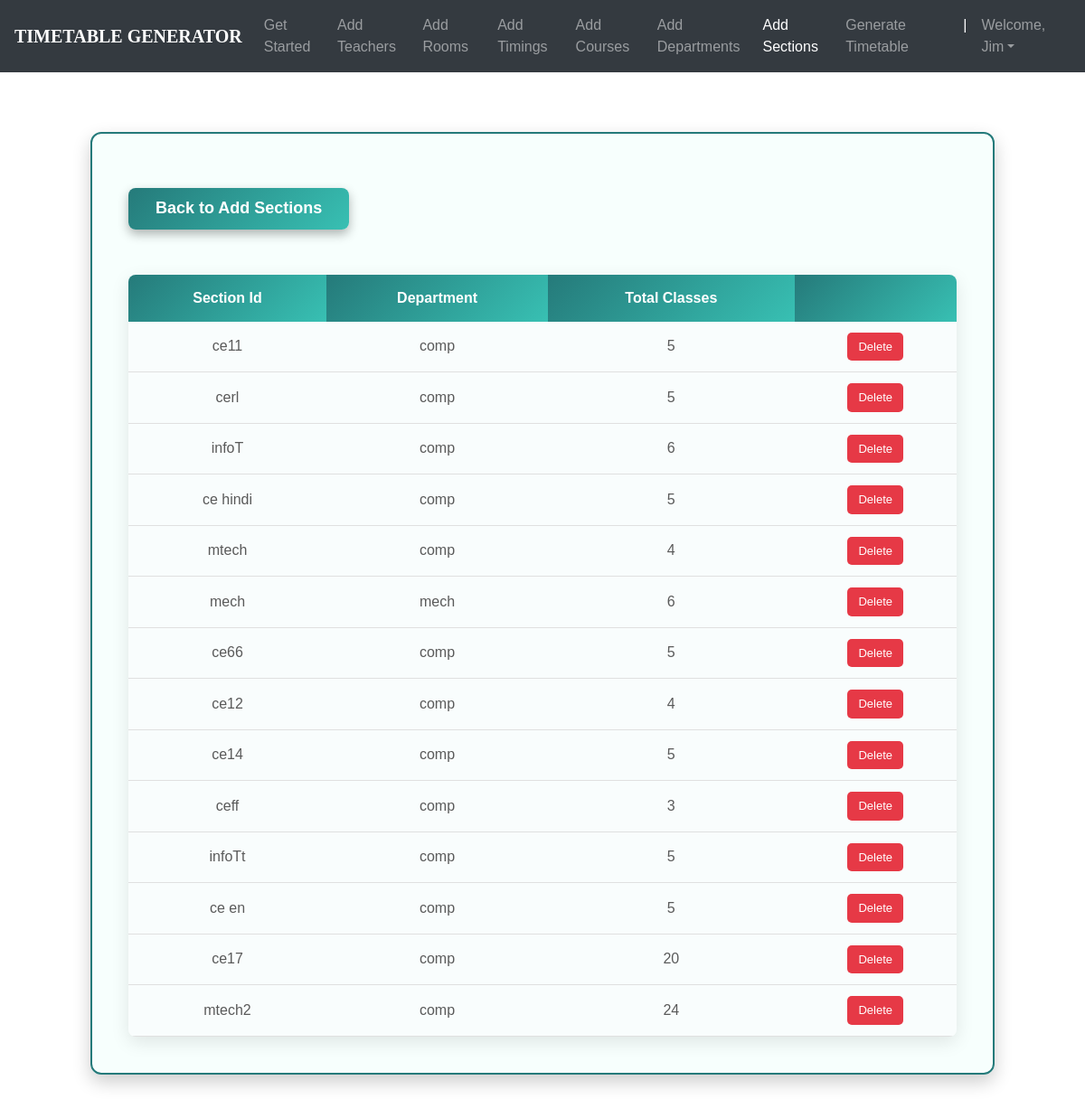
/sections_list/ (signed in), run on the app's committed database.
### ttgen/models.py (models this page shows, shortened)
class Section(models.Model):
    section_id = models.CharField(max_length=25, primary_key=True)
    department = models.ForeignKey(Department, on_delete=models.CASCADE)
    num_class_in_week = models.IntegerField(default=0)
    course = models.ForeignKey(Course, on_delete=models.CASCADE, blank=True, null=True)
    meeting_time = models.ForeignKey(MeetingTime, on_delete=models.CASCADE, blank=True, null=True)
    room = models.ForeignKey(Room, on_delete=models.CASCADE, blank=True, null=True)
    instructor = models.ForeignKey(Instructor, on_delete=models.CASCADE, blank=True, null=True)

class Department(models.Model):
    dept_name = models.CharField(max_length=50)
    courses = models.ManyToManyField(Course)
    def __str__(self):
        return self.dept_name

### ttgen/views.py (the view)
# urls.py: path('sections_list/', views.section_list, name='editsection'),
@login_required
def section_list(request):
    context = {
        'sections': Section.objects.all()
    }
    return render(request, 'seclist.html', context)

### templates/seclist.html (shortened to what this page needs)
<!DOCTYPE html>
<html lang="en">
<head>
	<link rel="stylesheet" href="https://maxcdn.bootstrapcdn.com/bootstrap/4.0.0/css/bootstrap.min.css">
    <link rel="stylesheet" type="text/css" href="static/css/index.css">
</head>
<body>
        <header>
			<nav class="navbar navbar-expand-md navbar-dark fixed-top bg-dark">
                <a class="navbar-brand" href="#"><b>TIMETABLE GENERATOR</b></a>
                <div class="collapse navbar-collapse" id="navbarCollapse">
                    <ul class="navbar-nav ml-auto">
                    <li class="nav-item">
                        <a class="nav-link" href="{% url 'admindash' %}">Get Started</a>
                    </li>
                    <li class="nav-item">
                        <a class="nav-link" href="{% url 'addInstructors' %}">Add Teachers</a>
                    </li>
                    <li class="nav-item">
                        <a class="nav-link" href="{% url 'addRooms' %}">Add Rooms</a>
                    </li>
                    <li class="nav-item">
		                <a class="nav-link" href="{% url 'addTimings' %}">Add Timings</a>
		            </li>
                    <li class="nav-item">
                        <a class="nav-link" href="{% url 'addCourses' %}">Add Courses</a>
                    </li>
                    <li class="nav-item">
			            <a class="nav-link" href="{% url 'addDepts' %}">Add Departments</a>
		            </li>
                    <li class="nav-item active">
			            <a class="nav-link" href="{% url 'addSections' %}">Add Sections</a>
		            </li>
                    <li class="nav-item">
			            <a class="nav-link" href="{% url 'generate' %}">Generate Timetable</a>
		            </li>
                    <li class="nav-item active">
			            <a class="nav-link">|</a>
		            </li>
                    <li class="nav-item dropdown">
		                <a class="nav-link dropdown-toggle" href="#" id="dropdown03" data-toggle="dropdown" aria-haspopup="true" aria-expanded="false">Welcome, {{ user.first_name }}</a>
		            </li>
                    </ul>
                </div>
            </nav>
        </header>
        <br><br>
    {% block content %}
{% load static %}
<fieldset class="fieldset">
    <a href="{% url 'addSections'%}"><h1 class="tablink" onclick="openPage('new')" id="defaultOpen">Back to Add Sections</h1></a>
    <div class="tabcontent" id="edit">
        <table class="table1">
            <thead>
            <tr class="table-headers">
            <th>Section Id</th>
            <th>Department</th>
            <th>Total Classes</th>
            <th  class="empty"></th>
            </tr>
            </thead>
            <tbody>
            {% for sec in sections %}
            <tr>
             <td>{{sec.section_id}}</td>
             <td>{{sec.department}}</td>
             <td>{{sec.num_class_in_week }}</td>
             <td class="empty">
                <form action="{% url 'deletesection' sec.section_id %}" method="post">
                        <input type="submit" value="Delete" class="cross">
                </form>
             </td>
             </tr>
            {% endfor %}
            </tbody>
        </table>
    </div>
</fieldset>
{% endblock %}

### static/css/index.css (style rules this page uses)
body { padding-top: 3rem; padding-bottom: 3rem; color: #5a5a5a; font-family: 'Poppins', sans-serif; overflow-x: hidden; }
nav { font-family: sans-serif; }
.navbar-brand { font-size: 20px; font-family: Georgia, 'Times New Roman', Times, serif; }

### templates/seclist.html (style rules this page uses)
.fieldset { margin: 50px auto; padding: 40px; max-width: 1000px; border-width: 2px; border-style: solid; border-color: #257a7a; border-radius: 12px; box-shadow: 0 8px 20px rgba(0,0,0,0.2); background-color: #f7fffd; }
.tablink { display: inline-block; background: linear-gradient(135deg, #257a7a, #38c0b3); color: #fff; padding: 12px 30px; border: none; border-radius: 8px; font-size: 18px; font-weight: 600; cursor: pointer; box-shadow: 0 5px 12px rgba(0,0,0,0.3); transition: all 0.3s ease; margin: 20px 0 30px 0; text-align: center; text-decoration: none; }
.table1 { width: 100%; border-collapse: collapse; border-radius: 8px; overflow: hidden; box-shadow: 0 6px 20px rgba(0,0,0,0.1); text-align: center; margin-top: 20px; font-size: 16px; }
.table1 th { background: linear-gradient(135deg, #257a7a, #38c0b3); color: #fff; font-weight: 600; padding: 14px; }
.table1 td { background-color: #f9fdfd; padding: 12px; border-bottom: 1px solid #e0e0e0; transition: background 0.3s; }
.cross { font-size: 13px; padding: 6px 12px; border-radius: 5px; background: #e63946; color: #fff; border: none; cursor: pointer; transition: all 0.3s ease; }

### data on the page
Section: section_id "ce11", department "comp", num_class_in_week "5"
Section: section_id "cerl", department "comp", num_class_in_week "5"
Section: section_id "infoT", department "comp", num_class_in_week "6"
Section: section_id "ce hindi", department "comp", num_class_in_week "5"
Section: section_id "mtech", department "comp", num_class_in_week "4"
Section: section_id "mech", department "mech", num_class_in_week "6"
Section: section_id "ce66", department "comp", num_class_in_week "5"
Section: section_id "ce12", department "comp", num_class_in_week "4"
Section: section_id "ce14", department "comp", num_class_in_week "5"
Section: section_id "ceff", department "comp", num_class_in_week "3"
Section: section_id "infoTt", department "comp", num_class_in_week "5"
Section: section_id "ce en", department "comp", num_class_in_week "5"
Section: section_id "ce17", department "comp", num_class_in_week "20"
Section: section_id "mtech2", department "comp", num_class_in_week "24"

### other printed values
{{ user.first_name }} "Jim"
